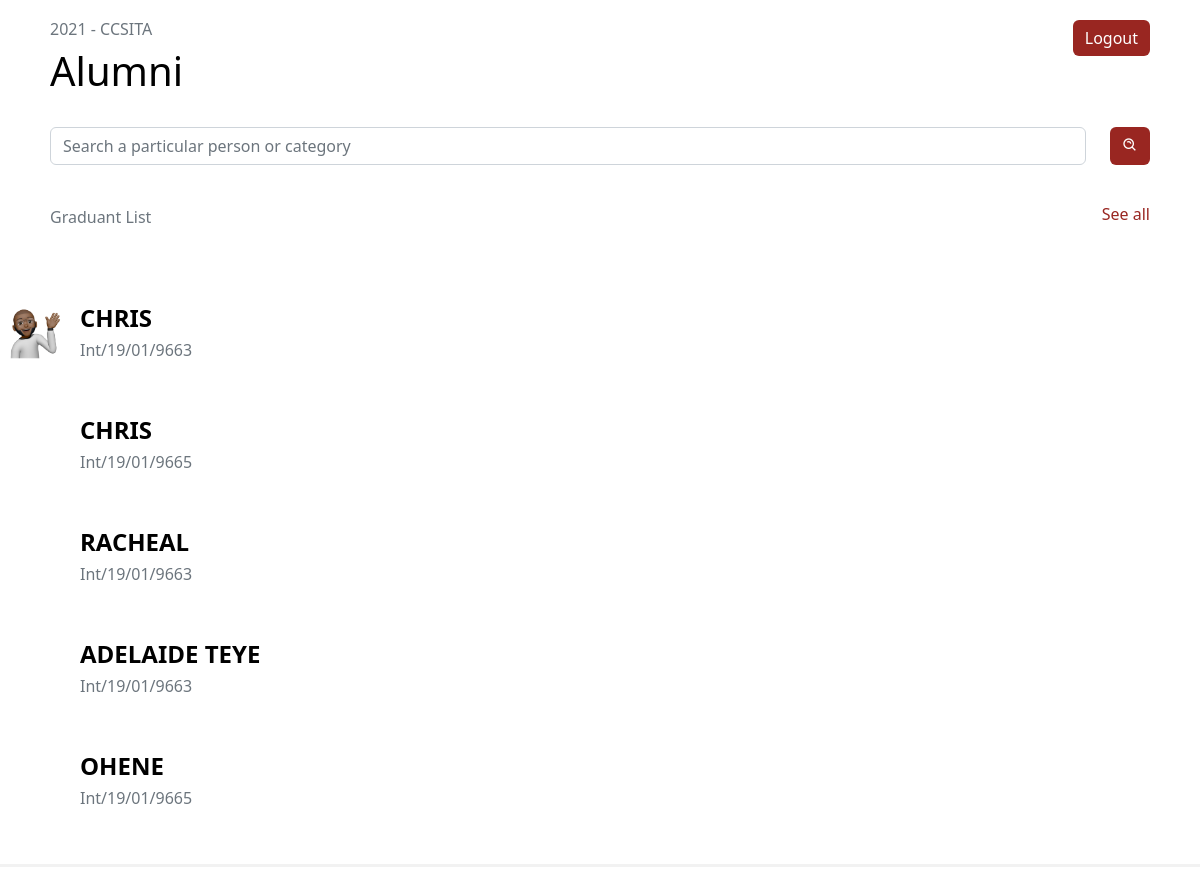
The app's page /userbase (signed in), older data.
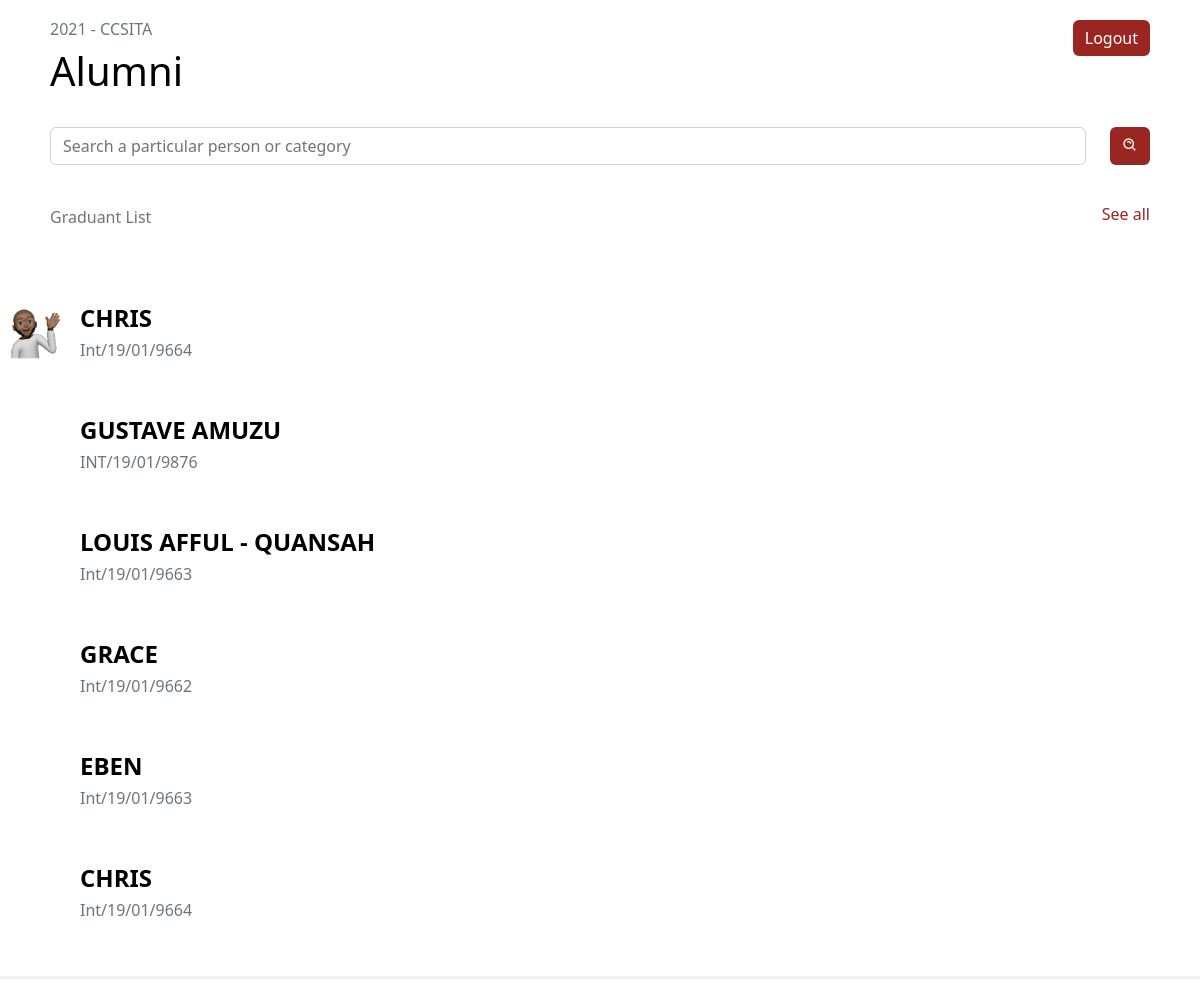
The same page, newer data.
### app.py (models this page shows)
class User(db.Model,UserMixin):
    id= db.Column(db.Integer, primary_key=True)
    fullname= db.Column(db.String()  )
    indexnumber= db.Column(db.Integer())
    gender= db.Column(db.String()    )
    school= db.Column(db.String()    )
    department= db.Column(db.String()    )
    program= db.Column(db.String()   )
    completed= db.Column(db.Integer()     )
    admitted= db.Column(db.Integer()  )
    email= db.Column(db.String()     )
    telephone= db.Column(db.String()     )
    hall= db.Column(db.String()  )
    nationality= db.Column(db.String()   )
    address= db.Column(db.String()   )
    work= db.Column(db.String()  )
    guardian= db.Column(db.String()  )
    kin= db.Column(db.String()   )
    relationship= db.Column(db.String()  )
    marital= db.Column(db.String()   )
    health= db.Column(db.String()    )
    extra= db.Column(db.String()     )
    image_file = db.Column(db.String(20))
    def __repr__(self):
        return f"User('{self.id}', {self.fullname}, {self.gender}'"

### app.py (the view)
@app.route('/userbase')
@login_required
def userbase():
    print("Fetching all")
    users=User.query.order_by(User.id.desc()).all()
    print(users)
    print(current_user)
    return render_template("userbase.html", users=users, current_user=current_user, header="Information Technology", smalltitle="2021", name="- CCSITA", numberofentries="16 entries")

### forms.py
class Search(FlaskForm):
    searched = StringField('Searched', validators=[DataRequired()])
    submit = SubmitField('Search')

### app.py (called while the page is built)
@login_manager.user_loader
def load_user(user_id):
    return Person.query.get(int(user_id))

@app.context_processor
def base():
    form=Search()
    return dict(form=form)

    def __repr__(self):
        return f"Person('{self.id}', {self.name}', {self.yearCompleted})"

### templates/userbase.html (shortened to what this page needs)
{% extends 'userlayout.html' %}
{% block body %}
<div class="ade" style="display: flex; justify-content: space-between;">
  <p class="text-muted">Graduant List</p>
  <a href="" style="text-decoration: none; color: #992621;">
    <h6> See all</h6>
  </a>
</div>
</div>
<br>
<div style="display: flex; border-bottom: 3px solid #f2f2f2;">
  <div class="user-pic" style="padding-right: 10px;">
      <img src="static/img/memoji.png" >
  </div>
  <div class="user-text" style="display: flex; justify-content: space-between; width: 100%; margin-top: 15px;">
        <div>
          {%for user in users%}
          <div>
            <a href="{{url_for("userinformation", userid=user.id)}}" style="text-decoration: none; color: #992621;">
              <h4 class="names"><b> {{user.fullname}}</h4>
              <h6 class="text-muted">{{user.indexnumber}}</h6><br><br>
          </a>
          </div>
        {% endfor %}
      </div>
  </div>
</div>
{% endblock body %}

### templates/userlayout.html (shortened to what this page needs)
<!doctype html>
<html lang="en">
  <head>
    <link rel="stylesheet" href="https://cdnjs.cloudflare.com/ajax/libs/font-awesome/5.15.3/css/all.min.css" />
    <link rel="stylesheet" type="text/css" href="{{ url_for('static', filename='css/newstyle.css')}}">
    <link href="https://unpkg.com/aos@2.3.1/dist/aos.css" rel="stylesheet">
    <link href='https://unpkg.com/boxicons@2.1.2/css/boxicons.min.css' rel='stylesheet'>
    <link rel="stylesheet" href="https://cdnjs.cloudflare.com/ajax/libs/font-awesome/5.15.3/css/all.min.css" />
    <link rel="stylesheet" href="https://cdnjs.cloudflare.com/ajax/libs/font-awesome/5.15.4/css/all.min.css" />
    <link href="https://cdn.jsdelivr.net/npm/bootstrap@5.2.1/dist/css/bootstrap.min.css" rel="stylesheet">
  </head>
  <body>
<div class="container" style=" border-radius: 5px; padding: 20px; background: #fff;">
  <div class="spaceout">
    <div>
      <h6 class="text-muted">{{smalltitle}}  {{name}}</h6>
      <h1>Alumni</h1>
    </div>
    <div>
      <button class="btn" style="color: #fff; background: #992621; border: none; margin-left: 3px;" type="logout">
        <a href="{{url_for('ulogin')}}" style="text-decoration: none; color: #fff;">Logout</a>
    </button>
    </div>
  </div>
    <form class="d-flex " role="search" style="margin-top: 3vh; margin-bottom: 5vh;"  method='POST' action='{{url_for('usersearch')}}'>
      <input class="form-control " type="search"name='searched'  placeholder="Search a particular person or category" aria-label="Search">
      <button class="btn" style="color: #fff; background: #992621; border: none; margin-left: 2vw;" type="submit"><i class='bx bx-search-alt icon'></i></button>
    </form>
    {% block body %}
    {% endblock body %}
  <br>
</body>
</html>

### static/css/newstyle.css (style rules this page uses)
body { background: #f2f2f2; }
h1 { color: black; }
h4 { color: black; }
.spaceout { justify-content: space-between; display: flex; }
.names { text-transform: uppercase; color: black; }
.user-pic img { width: 70px; height: 70px; }
.user-text { display: flex; justify-content: space-between; width: 100%; margin-top: 15px; }

Row changes from the older to the newer data that the page shows:
added User: fullname "CHRIS", indexnumber "Int/19/01/9664"
changed User: fullname "CHRIS" → "GUSTAVE AMUZU"; indexnumber "Int/19/01/9663" → "INT/19/01/9876"
changed User: fullname "CHRIS" → "LOUIS AFFUL - QUANSAH"; indexnumber "Int/19/01/9665" → "Int/19/01/9663"
changed User: fullname "RACHEAL" → "GRACE"; indexnumber "Int/19/01/9663" → "Int/19/01/9662"
changed User: fullname "ADELAIDE TEYE" → "EBEN"
changed User (number 6 of 6 on the later page): fullname "OHENE" → "CHRIS"; indexnumber "Int/19/01/9665" → "Int/19/01/9664"
